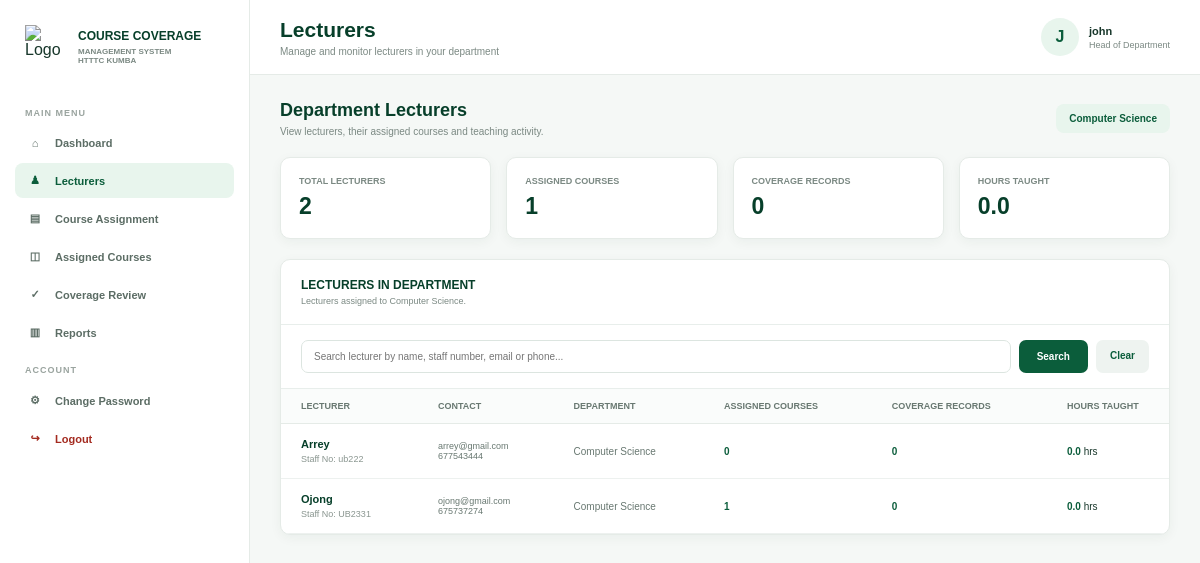
The page /course/hod/lecturers.php (signed in) on the database as committed earlier.
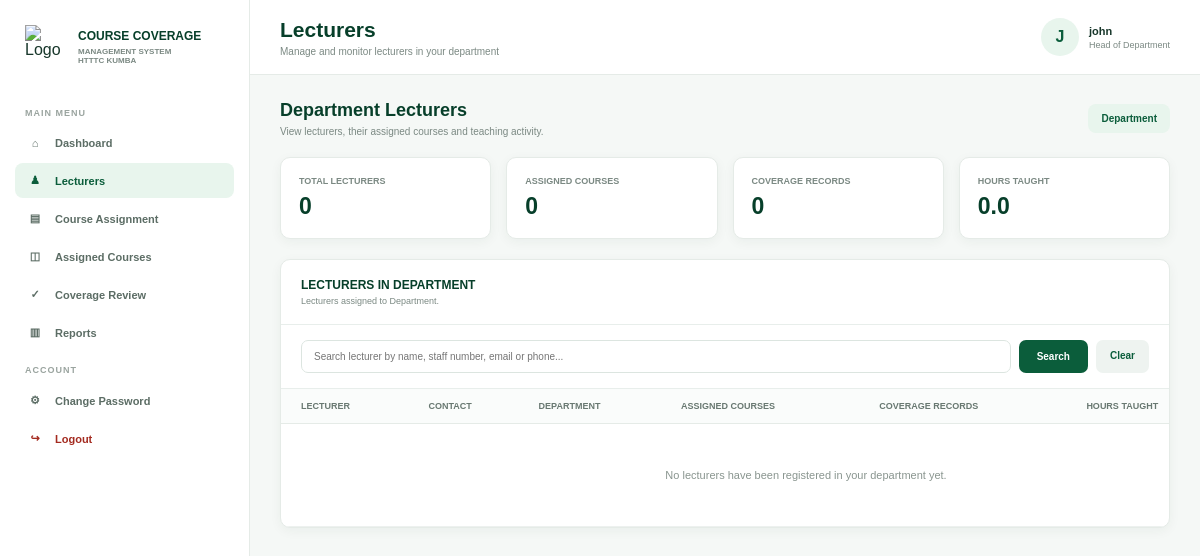
The same page on the database as committed later.
### tables this page shows
CREATE TABLE `users` (
  `user_id` int(200) NOT NULL,
  `full_name` varchar(100) NOT NULL,
  `email` varchar(100) NOT NULL,
  `password` varchar(255) NOT NULL,
  `role_id` int(11) NOT NULL,
  `department_id` int(11) DEFAULT NULL,
  `status` varchar(20) NOT NULL,
  `created_at` datetime NOT NULL
);

CREATE TABLE `departments` (
  `department_id` int(11) NOT NULL,
  `department_name` varchar(200) NOT NULL,
  `description` text NOT NULL
);

CREATE TABLE `lecturers` (
  `lecturer_id` int(11) NOT NULL,
  `staff_no` varchar(30) NOT NULL,
  `full_name` varchar(100) NOT NULL,
  `email` varchar(100) NOT NULL,
  `department_id` int(11) NOT NULL,
  `phone` varchar(20) NOT NULL,
  `status` varchar(20) NOT NULL
);

### course/hod/lecturers.php (the view, shortened to what the changed rows need)
<?php
require_once __DIR__ . '/../config/database.php';
$user_id = (int) $_SESSION['user_id'];
function e($value)
{
    return htmlspecialchars(
        (string)$value,
        ENT_QUOTES,
        'UTF-8'
    );
}
try {
    $stmt = $pdo->prepare("
        SELECT
            u.user_id,
            u.full_name,
            u.department_id,
            d.department_name
        FROM users u
        LEFT JOIN departments d
            ON d.department_id = u.department_id
        WHERE u.user_id = ?
        LIMIT 1
    ");
    $stmt->execute([$user_id]);
    $hod = $stmt->fetch(PDO::FETCH_ASSOC);
    $department_id = (int)$hod['department_id'];
    $hod_name = $hod['full_name'];
    $department_name =
        $hod['department_name'] ?? 'Department';
} catch (PDOException $e) {
    die("Database Error: " . $e->getMessage());
}
$search = trim($_GET['search'] ?? '');
$lecturers = [];
try {
    $sql = "
        SELECT
            l.lecturer_id,
            l.staff_no,
            l.full_name,
            l.email,
            l.phone,
            l.department_id,
            d.department_name,
            COUNT(
                DISTINCT ca.assignment_id
            ) AS assigned_courses,
            COUNT(
                DISTINCT cc.coverage_id
            ) AS coverage_records,
            COALESCE(
                SUM(cc.hours_taught),
                0
            ) AS hours_taught
        FROM lecturers l
        LEFT JOIN departments d
            ON d.department_id = l.department_id
        LEFT JOIN course_assgnment ca
            ON ca.lecturer_id = l.lecturer_id
        LEFT JOIN course_coverage cc
            ON cc.assignment_id = ca.assignment_id
        WHERE l.department_id = :department_id
    ";
    $params = [
        ':department_id' => $department_id
    ];
    $sql .= "
        GROUP BY
            l.lecturer_id,
            l.staff_no,
            l.full_name,
            l.email,
            l.phone,
            l.department_id,
            d.department_name
        ORDER BY
            l.full_name ASC
    ";
    $stmt = $pdo->prepare($sql);
    $stmt->execute($params);
    $lecturers =
        $stmt->fetchAll(PDO::FETCH_ASSOC);
} catch (PDOException $e) {
    $database_error =
        $e->getMessage();
    $lecturers = [];
}
$total_lecturers =
    count($lecturers);
$total_assigned_courses = 0;
foreach ($lecturers as $lecturer) {
    $total_assigned_courses +=
        (int)$lecturer['assigned_courses'];
}
?>
<!DOCTYPE html>
<html lang="en">
<head>
</head>
<body>
<main class="main">
<header class="topbar">
<div>
<h1>
Lecturers
</h1>
</div>
<div class="user-info">
<div class="user-avatar">
<?=e(
    strtoupper(
        substr(
            $hod_name,
            0,
            1
        )
    )
)?>
</div>
<div>
<strong>
<?=e($hod_name)?>
</strong>
<span>
Head of Department
</span>
</div>
</div>
</header>
<section class="content">
<div class="page-heading">
<div>
<h2>
Department Lecturers
</h2>
<p>
</p>
</div>
<div class="department">
<?=e($department_name)?>
</div>
</div>
<div class="stats">
<div class="stat-card">
<small>
Total Lecturers
</small>
<strong>
<?=e($total_lecturers)?>
</strong>
</div>
<div class="stat-card">
<small>
Assigned Courses
</small>
<strong>
<?=e($total_assigned_courses)?>
</strong>
</div>
</div>
<div class="panel">
<div class="panel-header">
<div>
<h3>
LECTURERS IN DEPARTMENT
</h3>
<p>
Lecturers assigned to <?=e($department_name)?>.
</p>
</div>
</div>
<div class="table-container">
<table>
<thead>
<tr>
<th>
LECTURER
</th>
<th>
CONTACT
</th>
<th>
DEPARTMENT
</th>
<th>
ASSIGNED COURSES
</th>
<th>
COVERAGE RECORDS
</th>
<th>
HOURS TAUGHT
</th>
</tr>
</thead>
<tbody>
<?php if (
    !empty($lecturers)
): ?>
<?php foreach (
    $lecturers
    as $lecturer
): ?>
<tr>
<td>
<div class="lecturer-name">
<?=e(
    $lecturer['full_name']
)?>
</div>
<div class="staff-no">
Staff No:
<?=e(
    $lecturer['staff_no']
)?>
</div>
</td>
<td>
<div class="contact">
<?=e(
    $lecturer['email']
)?>
</div>
<div class="contact">
<?=e(
    $lecturer['phone']
)?>
</div>
</td>
<td>
<div class="department-text">
<?=e(
    $lecturer['department_name']
)?>
</div>
</td>
<td>
<span class="number">
<?=e(
    $lecturer['assigned_courses']
)?>
</span>
</td>
<td>
<span class="number">
<?=e(
    $lecturer['coverage_records']
)?>
</span>
</td>
<td>
<span class="number">
<?=e(
    number_format(
        (float)$lecturer['hours_taught'],
        1
    )
)?>
</span>
hrs
</td>
</tr>
<?php endforeach; ?>
<?php else: ?>
<tr>
<td
    colspan="7"
    class="empty"
>
<?php if ($search !== ''): ?>
No lecturers found matching:
<strong>
<?=e($search)?>
</strong>
<?php else: ?>
No lecturers have been registered
in your department yet.
<?php endif; ?>
</td>
</tr>
<?php endif; ?>
</tbody>
</table>
</div>
</div>
</section>
</main>
</body>
</html>

Rows that differ between the two databases and show on the page:
no longer on this page (row unchanged): lecturers: full_name "Arrey", staff_no "ub222", email "arrey@gmail.com", phone "677543444", department.department_name "Computer Science", assigned_courses "0", coverage_records "0", hours_taught "0.0"
no longer on this page (row unchanged): lecturers: full_name "Ojong", staff_no "UB2331", email "ojong@gmail.com", phone "675737274", department.department_name "Computer Science", assigned_courses "1", coverage_records "0", hours_taught "0.0"
changed users "john": department.department_name "Computer Science" → (not shown)
Other text that changed with them:
$department_name: (not shown) → "Department"
$total_lecturers: "2" → "0"
$total_assigned_courses: "1" → "0"
text now shown: "No lecturers have been registered in your department yet."
